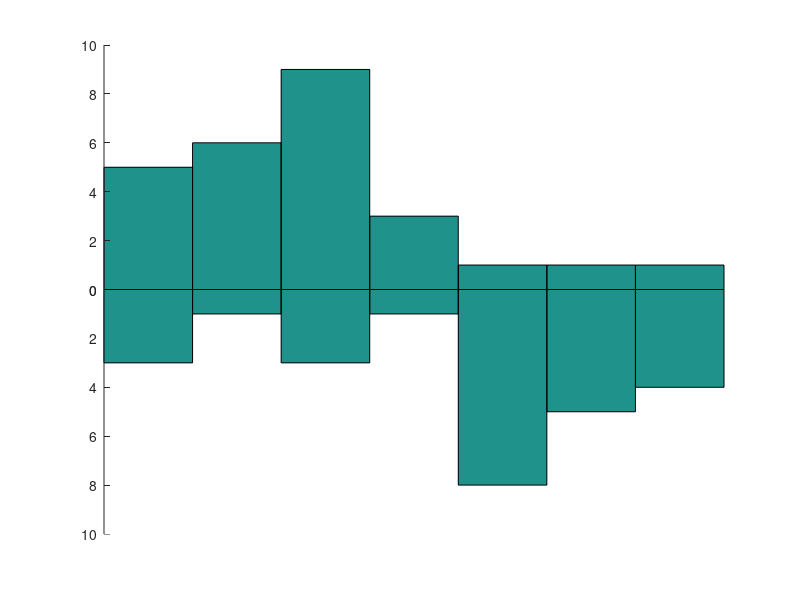

Recreate this plot in MATLAB.
% want to make a histogram where there is one histogram facing upward and
% another facing downward

% make some data
uph = [0 0 0 1 1 2 2 2 2 2 2 3 3 3 3 3 3 3 3 3 4 4 4 5 6 7];
downh = [ 0  1 1 2 3 3 3 4 5 5 5 5 5 5 5 5 6 6 6 6 6 7 7 7 7];


% my only idea is to make one histogram.

figure('Color',[1 1 1]); 

% we will need to control the axes position

arect = get(gca,'position');

% then have an axis handle to plot to as the order will matter for making
% nice plots
m = get(gcf,'currentAxes');
% left bottom, width height
% to have this work with the subplot function we will need to have it be
% generic to whatever the current axes are
% we want to move the bottom halfway up and use half the height
newrect = [ arect(1) arect(2)+(arect(4)/2) arect(3) arect(4)/2];

% move the lower edge of the axis so that it takes up less than half the
% figure window
set(m,'position',newrect);
% then create a new set of axes, the same size as the current ones but
% which are immediately below it.
h=axes('position',[arect(1), newrect(2)-newrect(4) arect(3), newrect(4)]);
% then invert the yaxis in the new axes and plot the second histogram

set(h,'Ydir','reverse');
hold on;
hist(downh,7);
% turn off the x values

% then plot the top half
set(gcf,'currentAxes',m);
hist(uph,7);


box off;


% don't want x ticks
set(h,'XTick',[]);
set(m,'XTick',[]);


% set the y limit of both axes to be the bigger of the two
ymax = max([get(h,'YLim') get(m,'YLim')]);
set(m,'YLim',[0 ymax]);
set(h,'YLim',[0 ymax]);

set(h,'Xcolor',[1 1 1]);










